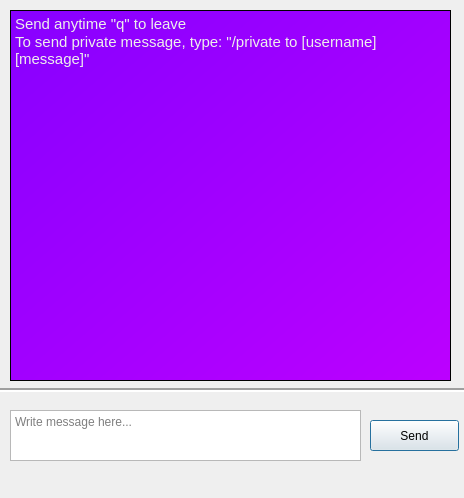
<?xml version="1.0" encoding="UTF-8"?>
<ui version="4.0">
 <class>Dialog</class>
 <widget class="QDialog" name="Dialog">
  <property name="geometry">
   <rect>
    <x>0</x>
    <y>0</y>
    <width>464</width>
    <height>498</height>
   </rect>
  </property>
  <property name="sizePolicy">
   <sizepolicy hsizetype="Preferred" vsizetype="Preferred">
    <horstretch>0</horstretch>
    <verstretch>0</verstretch>
   </sizepolicy>
  </property>
  <property name="windowTitle">
   <string>Chat Room</string>
  </property>
  <widget class="QPushButton" name="sendButton">
   <property name="geometry">
    <rect>
     <x>370</x>
     <y>420</y>
     <width>89</width>
     <height>31</height>
    </rect>
   </property>
   <property name="text">
    <string>Send</string>
   </property>
  </widget>
  <widget class="Line" name="line">
   <property name="geometry">
    <rect>
     <x>-10</x>
     <y>380</y>
     <width>481</width>
     <height>20</height>
    </rect>
   </property>
   <property name="lineWidth">
    <number>2</number>
   </property>
   <property name="orientation">
    <enum>Qt::Horizontal</enum>
   </property>
  </widget>
  <widget class="QTextEdit" name="chatWindow">
   <property name="geometry">
    <rect>
     <x>10</x>
     <y>10</y>
     <width>441</width>
     <height>371</height>
    </rect>
   </property>
   <property name="styleSheet">
    <string notr="true">background-color: qlineargradient(spread:pad, x1:0, y1:0.0284091, x2:1, y2:1, stop:0 rgba(136, 0, 255, 255), stop:1 rgba(188, 0, 255, 255));
color: rgb(238, 238, 236);</string>
   </property>
   <property name="html">
    <string>&lt;!DOCTYPE HTML PUBLIC &quot;-//W3C//DTD HTML 4.0//EN&quot; &quot;http://www.w3.org/TR/REC-html40/strict.dtd&quot;&gt;
&lt;html&gt;&lt;head&gt;&lt;meta name=&quot;qrichtext&quot; content=&quot;1&quot; /&gt;&lt;style type=&quot;text/css&quot;&gt;
p, li { white-space: pre-wrap; }
&lt;/style&gt;&lt;/head&gt;&lt;body style=&quot; font-family:'Ubuntu'; font-size:11pt; font-weight:400; font-style:normal;&quot;&gt;
&lt;p style=&quot; margin-top:0px; margin-bottom:0px; margin-left:0px; margin-right:0px; -qt-block-indent:0; text-indent:0px;&quot;&gt;Send anytime &amp;quot;q&amp;quot; to leave&lt;/p&gt;
&lt;p style=&quot; margin-top:0px; margin-bottom:0px; margin-left:0px; margin-right:0px; -qt-block-indent:0; text-indent:0px;&quot;&gt;To send private message, type: &amp;quot;/private to [username] [message]&amp;quot;&lt;/p&gt;
&lt;p style=&quot;-qt-paragraph-type:empty; margin-top:0px; margin-bottom:0px; margin-left:0px; margin-right:0px; -qt-block-indent:0; text-indent:0px;&quot;&gt;&lt;br /&gt;&lt;/p&gt;&lt;/body&gt;&lt;/html&gt;</string>
   </property>
   <property name="overwriteMode">
    <bool>false</bool>
   </property>
  </widget>
  <widget class="QTextEdit" name="sendMessage">
   <property name="geometry">
    <rect>
     <x>10</x>
     <y>410</y>
     <width>351</width>
     <height>51</height>
    </rect>
   </property>
   <property name="sizePolicy">
    <sizepolicy hsizetype="Expanding" vsizetype="Expanding">
     <horstretch>0</horstretch>
     <verstretch>0</verstretch>
    </sizepolicy>
   </property>
   <property name="sizeIncrement">
    <size>
     <width>0</width>
     <height>0</height>
    </size>
   </property>
   <property name="baseSize">
    <size>
     <width>0</width>
     <height>0</height>
    </size>
   </property>
   <property name="frameShape">
    <enum>QFrame::StyledPanel</enum>
   </property>
   <property name="frameShadow">
    <enum>QFrame::Raised</enum>
   </property>
   <property name="lineWidth">
    <number>1</number>
   </property>
   <property name="sizeAdjustPolicy">
    <enum>QAbstractScrollArea::AdjustIgnored</enum>
   </property>
   <property name="html">
    <string>&lt;!DOCTYPE HTML PUBLIC &quot;-//W3C//DTD HTML 4.0//EN&quot; &quot;http://www.w3.org/TR/REC-html40/strict.dtd&quot;&gt;
&lt;html&gt;&lt;head&gt;&lt;meta name=&quot;qrichtext&quot; content=&quot;1&quot; /&gt;&lt;style type=&quot;text/css&quot;&gt;
p, li { white-space: pre-wrap; }
&lt;/style&gt;&lt;/head&gt;&lt;body style=&quot; font-family:'Ubuntu'; font-size:11pt; font-weight:400; font-style:normal;&quot;&gt;
&lt;p style=&quot;-qt-paragraph-type:empty; margin-top:0px; margin-bottom:0px; margin-left:0px; margin-right:0px; -qt-block-indent:0; text-indent:0px;&quot;&gt;&lt;br /&gt;&lt;/p&gt;&lt;/body&gt;&lt;/html&gt;</string>
   </property>
   <property name="placeholderText">
    <string>Write message here...</string>
   </property>
  </widget>
 </widget>
 <resources/>
 <connections/>
</ui>
